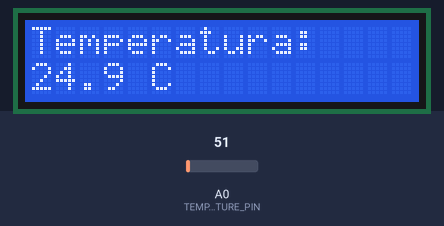
This sketch was run on a simulated Arduino Uno, built with avr-gcc and run on an emulated ATmega328P. On the bench: 16×2 character LCD. The test bench sets the inputs (shaded band); at power-on: A0 (TEMPERATURE_PIN) = 51.

Above: at 1.2 s.
1.3 s: A0 (TEMPERATURE_PIN) set to 23
At 1.8 s:
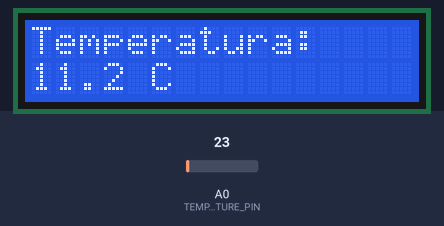
3.0 s: A0 (TEMPERATURE_PIN) set to 19
At 4.2 s:
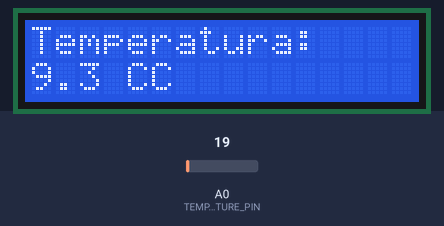
4.5 s: A0 (TEMPERATURE_PIN) set to 15
At 5.6 s:
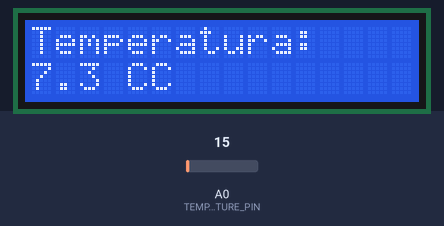
Timing chart, 0 to 7.5 s (numbered marks = the images above; inputs shaded):
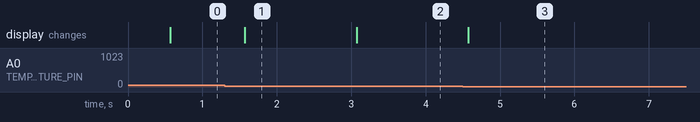

Measured:
- the behaviour switches between 21 and 20 on A0 (TEMPERATURE_PIN) (found by bisection; images 1 and 2)
- after the input at 1.3 s, the display: changes after 0.27 s (image 1)
- after the input at 3.0 s, the display: changes after 0.07 s (image 2)
- after the input at 4.5 s, the display: changes after 0.08 s (image 3)

The sketch:

Display_Temperature.ino
```cpp
//Include the LCD library code
#include <LiquidCrystal.h>

//Initialize the library with the numbers of the interface pins
LiquidCrystal lcd(12, 11, 5, 4, 3, 2);

//Define analog input pin
#define  TEMPERATURE_PIN    A0

/**********************************************************/
//                 Temperature Read In                    //
/**********************************************************/

float tempRead() {
  float temp;
  temp = analogRead(TEMPERATURE_PIN);
  temp = temp * 0.48828125;
  return temp;
}

void setup() {
  Serial.begin(9600);

  //Set up the LCD's number of columns and rows:
  lcd.begin(16, 2);

  //Print the first line only once
  lcd.print("Temperatura:");

}

void loop() {
  delay(500);
  //Set the cursor to column 0, line 1
  //(note: line 1 is the second row, since counting begins with 0):
  lcd.setCursor(0, 1);
  lcd.print(tempRead(),1);
  lcd.print(" C");

}
```
